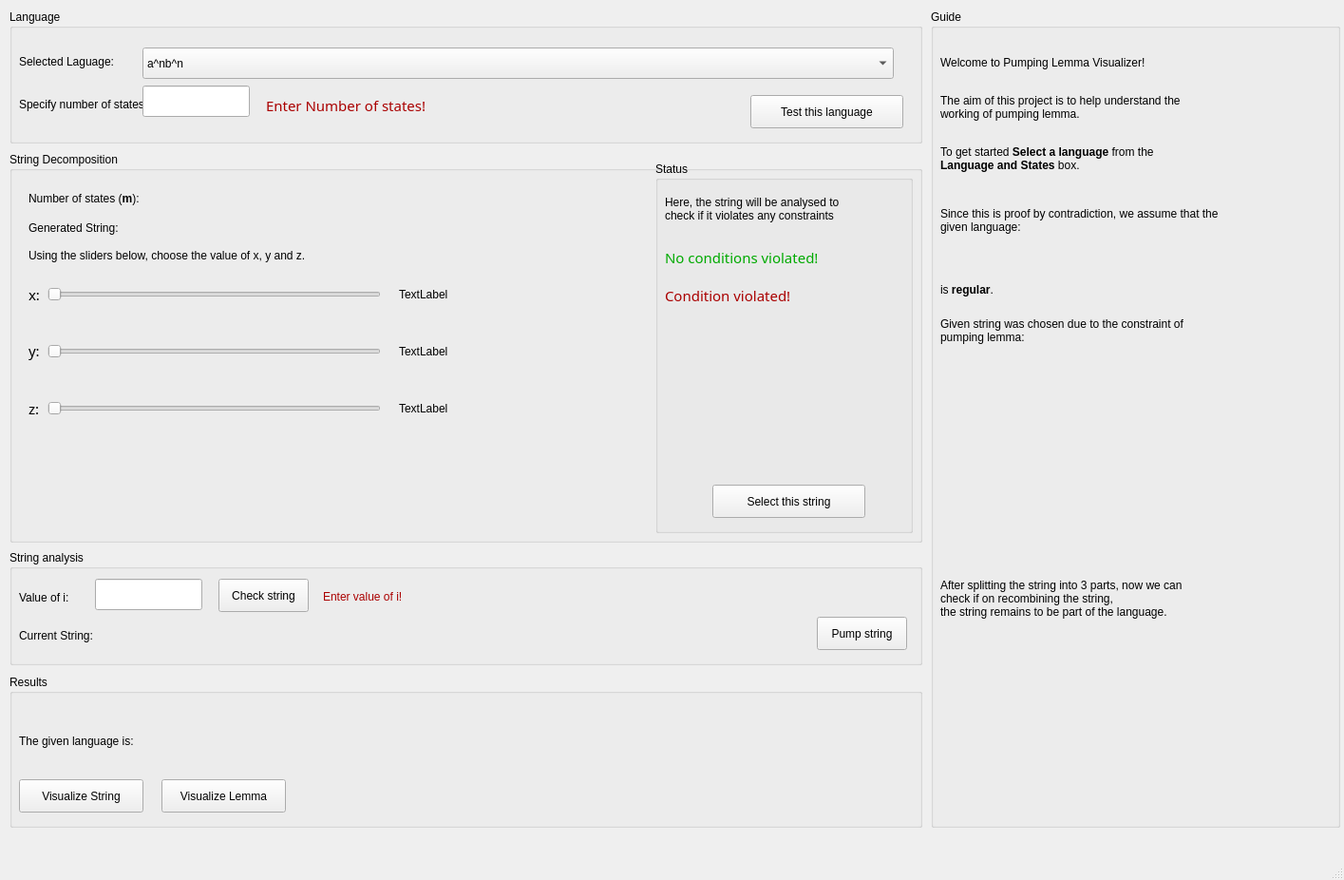
<?xml version="1.0" encoding="UTF-8"?>
<ui version="4.0">
 <class>MainWindow</class>
 <widget class="QMainWindow" name="MainWindow">
  <property name="geometry">
   <rect>
    <x>0</x>
    <y>0</y>
    <width>1415</width>
    <height>926</height>
   </rect>
  </property>
  <property name="windowTitle">
   <string>Pumping Lemma Visualizer</string>
  </property>
  <widget class="QWidget" name="centralwidget">
   <widget class="QGroupBox" name="groupBox">
    <property name="geometry">
     <rect>
      <x>10</x>
      <y>10</y>
      <width>961</width>
      <height>141</height>
     </rect>
    </property>
    <property name="styleSheet">
     <string notr="true">font: 75 11pt &quot;Fira Sans&quot;
</string>
    </property>
    <property name="title">
     <string>Language</string>
    </property>
    <widget class="QLabel" name="label">
     <property name="geometry">
      <rect>
       <x>10</x>
       <y>45</y>
       <width>131</width>
       <height>19</height>
      </rect>
     </property>
     <property name="text">
      <string>Selected Laguage:</string>
     </property>
    </widget>
    <widget class="QLabel" name="label_2">
     <property name="geometry">
      <rect>
       <x>10</x>
       <y>90</y>
       <width>181</width>
       <height>19</height>
      </rect>
     </property>
     <property name="text">
      <string>Specify number of states:</string>
     </property>
    </widget>
    <widget class="QLineEdit" name="lineEdit">
     <property name="geometry">
      <rect>
       <x>140</x>
       <y>80</y>
       <width>113</width>
       <height>33</height>
      </rect>
     </property>
    </widget>
    <widget class="QPushButton" name="test_button">
     <property name="geometry">
      <rect>
       <x>780</x>
       <y>90</y>
       <width>161</width>
       <height>35</height>
      </rect>
     </property>
     <property name="text">
      <string>Test this language</string>
     </property>
    </widget>
    <widget class="QComboBox" name="comboBox">
     <property name="geometry">
      <rect>
       <x>140</x>
       <y>40</y>
       <width>791</width>
       <height>33</height>
      </rect>
     </property>
     <item>
      <property name="text">
       <string>a^nb^n</string>
      </property>
     </item>
    </widget>
    <widget class="QLabel" name="label_26">
     <property name="geometry">
      <rect>
       <x>270</x>
       <y>90</y>
       <width>181</width>
       <height>19</height>
      </rect>
     </property>
     <property name="font">
      <font>
       <family>Fira Sans</family>
       <pointsize>11</pointsize>
       <weight>9</weight>
       <italic>false</italic>
       <bold>false</bold>
      </font>
     </property>
     <property name="styleSheet">
      <string notr="true">font: 75 11pt &quot;Fira Sans&quot;;</string>
     </property>
     <property name="text">
      <string>&lt;html&gt;&lt;head/&gt;&lt;body&gt;&lt;p&gt;&lt;span style=&quot; color:#aa0000;&quot;&gt;Enter Number of states!&lt;/span&gt;&lt;/p&gt;&lt;/body&gt;&lt;/html&gt;</string>
     </property>
    </widget>
   </widget>
   <widget class="QGroupBox" name="str_gb">
    <property name="geometry">
     <rect>
      <x>10</x>
      <y>160</y>
      <width>961</width>
      <height>411</height>
     </rect>
    </property>
    <property name="styleSheet">
     <string notr="true">font: 75 11pt &quot;Fira Sans&quot;
</string>
    </property>
    <property name="title">
     <string>String Decomposition</string>
    </property>
    <widget class="QSlider" name="x_slide">
     <property name="geometry">
      <rect>
       <x>40</x>
       <y>140</y>
       <width>351</width>
       <height>20</height>
      </rect>
     </property>
     <property name="orientation">
      <enum>Qt::Horizontal</enum>
     </property>
    </widget>
    <widget class="QSlider" name="y_slide">
     <property name="geometry">
      <rect>
       <x>40</x>
       <y>200</y>
       <width>351</width>
       <height>20</height>
      </rect>
     </property>
     <property name="orientation">
      <enum>Qt::Horizontal</enum>
     </property>
    </widget>
    <widget class="QSlider" name="z_slide">
     <property name="geometry">
      <rect>
       <x>40</x>
       <y>260</y>
       <width>351</width>
       <height>20</height>
      </rect>
     </property>
     <property name="orientation">
      <enum>Qt::Horizontal</enum>
     </property>
    </widget>
    <widget class="QLabel" name="label_6">
     <property name="geometry">
      <rect>
       <x>20</x>
       <y>140</y>
       <width>20</width>
       <height>20</height>
      </rect>
     </property>
     <property name="font">
      <font>
       <family>Fira Sans</family>
       <pointsize>11</pointsize>
       <weight>9</weight>
       <italic>false</italic>
       <bold>false</bold>
      </font>
     </property>
     <property name="text">
      <string>x:</string>
     </property>
    </widget>
    <widget class="QLabel" name="label_7">
     <property name="geometry">
      <rect>
       <x>20</x>
       <y>199</y>
       <width>20</width>
       <height>20</height>
      </rect>
     </property>
     <property name="font">
      <font>
       <family>Fira Sans</family>
       <pointsize>11</pointsize>
       <weight>9</weight>
       <italic>false</italic>
       <bold>false</bold>
      </font>
     </property>
     <property name="text">
      <string>y:</string>
     </property>
    </widget>
    <widget class="QLabel" name="label_8">
     <property name="geometry">
      <rect>
       <x>20</x>
       <y>260</y>
       <width>20</width>
       <height>20</height>
      </rect>
     </property>
     <property name="font">
      <font>
       <family>Fira Sans</family>
       <pointsize>11</pointsize>
       <weight>9</weight>
       <italic>false</italic>
       <bold>false</bold>
      </font>
     </property>
     <property name="text">
      <string>z:</string>
     </property>
    </widget>
    <widget class="QGroupBox" name="groupBox_6">
     <property name="geometry">
      <rect>
       <x>680</x>
       <y>10</y>
       <width>271</width>
       <height>391</height>
      </rect>
     </property>
     <property name="styleSheet">
      <string notr="true">font: 75 11pt &quot;Fira Sans&quot;</string>
     </property>
     <property name="title">
      <string>Status</string>
     </property>
     <widget class="QPushButton" name="select_str_button">
      <property name="geometry">
       <rect>
        <x>60</x>
        <y>340</y>
        <width>161</width>
        <height>35</height>
       </rect>
      </property>
      <property name="toolTip">
       <string>Select this string to pump</string>
      </property>
      <property name="text">
       <string>Select this string</string>
      </property>
     </widget>
     <widget class="QLabel" name="label_17">
      <property name="geometry">
       <rect>
        <x>10</x>
        <y>90</y>
        <width>171</width>
        <height>20</height>
       </rect>
      </property>
      <property name="font">
       <font>
        <family>Fira Sans</family>
        <pointsize>11</pointsize>
        <weight>13</weight>
        <italic>false</italic>
        <bold>false</bold>
       </font>
      </property>
      <property name="styleSheet">
       <string notr="true">font: 105 11pt &quot;Fira Sans&quot;</string>
      </property>
      <property name="text">
       <string>&lt;html&gt;&lt;head/&gt;&lt;body&gt;&lt;p&gt;&lt;span style=&quot; color:#00aa00;&quot;&gt;No conditions violated!&lt;/span&gt;&lt;/p&gt;&lt;/body&gt;&lt;/html&gt;</string>
      </property>
     </widget>
     <widget class="QLabel" name="label_19">
      <property name="geometry">
       <rect>
        <x>10</x>
        <y>130</y>
        <width>131</width>
        <height>19</height>
       </rect>
      </property>
      <property name="font">
       <font>
        <family>Fira Sans</family>
        <pointsize>11</pointsize>
        <weight>9</weight>
        <italic>false</italic>
        <bold>false</bold>
       </font>
      </property>
      <property name="text">
       <string>&lt;html&gt;&lt;head/&gt;&lt;body&gt;&lt;p&gt;&lt;span style=&quot; color:#aa0000;&quot;&gt;Condition violated!&lt;/span&gt;&lt;/p&gt;&lt;/body&gt;&lt;/html&gt;</string>
      </property>
     </widget>
     <widget class="QLabel" name="label_20">
      <property name="geometry">
       <rect>
        <x>70</x>
        <y>210</y>
        <width>91</width>
        <height>31</height>
       </rect>
      </property>
      <property name="text">
       <string>&lt;html&gt;&lt;head/&gt;&lt;body&gt;&lt;p&gt;&lt;img src=&quot;:/main/constraint2.png&quot;/&gt;&lt;/p&gt;&lt;/body&gt;&lt;/html&gt;</string>
      </property>
     </widget>
     <widget class="QLabel" name="label_25">
      <property name="geometry">
       <rect>
        <x>70</x>
        <y>160</y>
        <width>111</width>
        <height>41</height>
       </rect>
      </property>
      <property name="text">
       <string>&lt;html&gt;&lt;head/&gt;&lt;body&gt;&lt;p&gt;&lt;img src=&quot;:/main/constraint1.png&quot;/&gt;&lt;/p&gt;&lt;/body&gt;&lt;/html&gt;</string>
      </property>
     </widget>
     <widget class="QLabel" name="label_11">
      <property name="geometry">
       <rect>
        <x>10</x>
        <y>30</y>
        <width>251</width>
        <height>41</height>
       </rect>
      </property>
      <property name="text">
       <string>Here, the string will be analysed to &lt;br&gt;check if it violates any constraints</string>
      </property>
     </widget>
    </widget>
    <widget class="QLabel" name="label_4">
     <property name="geometry">
      <rect>
       <x>20</x>
       <y>40</y>
       <width>151</width>
       <height>19</height>
      </rect>
     </property>
     <property name="text">
      <string>&lt;html&gt;&lt;head/&gt;&lt;body&gt;&lt;p&gt;Number of states (&lt;span style=&quot; font-weight:600;&quot;&gt;m&lt;/span&gt;):&lt;/p&gt;&lt;/body&gt;&lt;/html&gt;</string>
     </property>
    </widget>
    <widget class="QLabel" name="label_10">
     <property name="geometry">
      <rect>
       <x>180</x>
       <y>40</y>
       <width>211</width>
       <height>20</height>
      </rect>
     </property>
     <property name="text">
      <string>&lt;number of states&gt;</string>
     </property>
    </widget>
    <widget class="QLabel" name="label_9">
     <property name="geometry">
      <rect>
       <x>150</x>
       <y>70</y>
       <width>251</width>
       <height>21</height>
      </rect>
     </property>
     <property name="text">
      <string>&lt;string&gt;</string>
     </property>
    </widget>
    <widget class="QLabel" name="label_16">
     <property name="geometry">
      <rect>
       <x>20</x>
       <y>100</y>
       <width>371</width>
       <height>19</height>
      </rect>
     </property>
     <property name="text">
      <string>&lt;html&gt;&lt;head/&gt;&lt;body&gt;&lt;p&gt;Using the sliders below, choose the value of x, y and z.&lt;/p&gt;&lt;/body&gt;&lt;/html&gt;</string>
     </property>
    </widget>
    <widget class="QLabel" name="label_12">
     <property name="geometry">
      <rect>
       <x>20</x>
       <y>70</y>
       <width>121</width>
       <height>19</height>
      </rect>
     </property>
     <property name="text">
      <string>Generated String:</string>
     </property>
    </widget>
    <widget class="QLabel" name="label_5">
     <property name="geometry">
      <rect>
       <x>410</x>
       <y>140</y>
       <width>66</width>
       <height>19</height>
      </rect>
     </property>
     <property name="text">
      <string>TextLabel</string>
     </property>
    </widget>
    <widget class="QLabel" name="label_13">
     <property name="geometry">
      <rect>
       <x>410</x>
       <y>260</y>
       <width>66</width>
       <height>19</height>
      </rect>
     </property>
     <property name="text">
      <string>TextLabel</string>
     </property>
    </widget>
    <widget class="QLabel" name="label_28">
     <property name="geometry">
      <rect>
       <x>410</x>
       <y>200</y>
       <width>66</width>
       <height>19</height>
      </rect>
     </property>
     <property name="text">
      <string>TextLabel</string>
     </property>
    </widget>
   </widget>
   <widget class="QGroupBox" name="groupBox_4">
    <property name="geometry">
     <rect>
      <x>10</x>
      <y>710</y>
      <width>961</width>
      <height>161</height>
     </rect>
    </property>
    <property name="styleSheet">
     <string notr="true">font: 75 11pt &quot;Fira Sans&quot;</string>
    </property>
    <property name="title">
     <string>Results</string>
    </property>
    <widget class="QLabel" name="label_23">
     <property name="geometry">
      <rect>
       <x>10</x>
       <y>60</y>
       <width>151</width>
       <height>19</height>
      </rect>
     </property>
     <property name="text">
      <string>The given language is:</string>
     </property>
    </widget>
    <widget class="QLabel" name="label_24">
     <property name="geometry">
      <rect>
       <x>170</x>
       <y>60</y>
       <width>66</width>
       <height>19</height>
      </rect>
     </property>
     <property name="text">
      <string>&lt;status&gt;</string>
     </property>
    </widget>
    <widget class="QPushButton" name="pushButton">
     <property name="geometry">
      <rect>
       <x>10</x>
       <y>110</y>
       <width>131</width>
       <height>35</height>
      </rect>
     </property>
     <property name="text">
      <string>Visualize String</string>
     </property>
    </widget>
    <widget class="QPushButton" name="pushButton_2">
     <property name="geometry">
      <rect>
       <x>160</x>
       <y>110</y>
       <width>131</width>
       <height>35</height>
      </rect>
     </property>
     <property name="text">
      <string>Visualize Lemma</string>
     </property>
    </widget>
   </widget>
   <widget class="QGroupBox" name="groupBox_5">
    <property name="geometry">
     <rect>
      <x>980</x>
      <y>10</y>
      <width>431</width>
      <height>861</height>
     </rect>
    </property>
    <property name="styleSheet">
     <string notr="true">font: 100 11pt &quot;Fira Sans&quot;</string>
    </property>
    <property name="title">
     <string>Guide</string>
    </property>
    <widget class="QLabel" name="label_3">
     <property name="geometry">
      <rect>
       <x>10</x>
       <y>30</y>
       <width>381</width>
       <height>161</height>
      </rect>
     </property>
     <property name="text">
      <string>&lt;html&gt;&lt;head/&gt;&lt;body&gt;&lt;p&gt;Welcome to Pumping Lemma Visualizer!&lt;br/&gt;&lt;/p&gt;&lt;p&gt;The aim of this project is to help understand the &lt;br&gt;working of pumping lemma.&lt;br/&gt;&lt;/p&gt;&lt;p&gt;To get started&lt;span style=&quot; font-weight:600;&quot;&gt; Select a language &lt;/span&gt;from the &lt;br&gt;&lt;span style=&quot; font-weight:600;&quot;&gt;Language and States &lt;/span&gt;box.&lt;/p&gt;&lt;/body&gt;&lt;/html&gt;</string>
     </property>
    </widget>
    <widget class="QLabel" name="label_22">
     <property name="geometry">
      <rect>
       <x>10</x>
       <y>580</y>
       <width>401</width>
       <height>81</height>
      </rect>
     </property>
     <property name="text">
      <string>&lt;html&gt;&lt;head/&gt;&lt;body&gt;&lt;p&gt;After splitting the string into 3 parts, now we can &lt;br&gt;check if on recombining the string, &lt;br&gt;the string remains to be part of the language.&lt;/p&gt;&lt;/body&gt;&lt;/html&gt;</string>
     </property>
    </widget>
    <widget class="QLabel" name="label_14">
     <property name="geometry">
      <rect>
       <x>10</x>
       <y>310</y>
       <width>331</width>
       <height>71</height>
      </rect>
     </property>
     <property name="text">
      <string>&lt;html&gt;&lt;head/&gt;&lt;body&gt;&lt;p&gt;Given string was chosen due to the constraint of &lt;br/&gt;pumping lemma:&lt;br/&gt;&lt;/p&gt;&lt;/body&gt;&lt;/html&gt;</string>
     </property>
    </widget>
    <widget class="QLabel" name="label_18">
     <property name="geometry">
      <rect>
       <x>10</x>
       <y>200</y>
       <width>391</width>
       <height>111</height>
      </rect>
     </property>
     <property name="text">
      <string>&lt;html&gt;&lt;head/&gt;&lt;body&gt;&lt;p&gt;Since this is proof by contradiction, we assume that the &lt;br/&gt;given language:&lt;/p&gt;&lt;p&gt;&lt;br/&gt;&lt;/p&gt;&lt;p&gt;is &lt;span style=&quot; font-weight:600;&quot;&gt;regular&lt;/span&gt;.&lt;/p&gt;&lt;/body&gt;&lt;/html&gt;</string>
     </property>
    </widget>
   </widget>
   <widget class="QGroupBox" name="groupBox_7">
    <property name="geometry">
     <rect>
      <x>10</x>
      <y>579</y>
      <width>961</width>
      <height>121</height>
     </rect>
    </property>
    <property name="styleSheet">
     <string notr="true">font: 75 11pt &quot;Fira Sans&quot;</string>
    </property>
    <property name="title">
     <string>String analysis</string>
    </property>
    <widget class="QPushButton" name="check_button">
     <property name="geometry">
      <rect>
       <x>220</x>
       <y>30</y>
       <width>95</width>
       <height>35</height>
      </rect>
     </property>
     <property name="text">
      <string>Check string</string>
     </property>
    </widget>
    <widget class="QLabel" name="label_15">
     <property name="geometry">
      <rect>
       <x>10</x>
       <y>80</y>
       <width>101</width>
       <height>19</height>
      </rect>
     </property>
     <property name="text">
      <string>Current String:</string>
     </property>
    </widget>
    <widget class="QLineEdit" name="i_edit">
     <property name="geometry">
      <rect>
       <x>90</x>
       <y>30</y>
       <width>113</width>
       <height>33</height>
      </rect>
     </property>
    </widget>
    <widget class="QLabel" name="label_21">
     <property name="geometry">
      <rect>
       <x>10</x>
       <y>40</y>
       <width>66</width>
       <height>19</height>
      </rect>
     </property>
     <property name="text">
      <string>Value of i:</string>
     </property>
    </widget>
    <widget class="QLabel" name="f_str">
     <property name="geometry">
      <rect>
       <x>120</x>
       <y>80</y>
       <width>711</width>
       <height>19</height>
      </rect>
     </property>
     <property name="text">
      <string>&lt;current string&gt;</string>
     </property>
    </widget>
    <widget class="QPushButton" name="pump_str">
     <property name="geometry">
      <rect>
       <x>850</x>
       <y>70</y>
       <width>95</width>
       <height>35</height>
      </rect>
     </property>
     <property name="text">
      <string>Pump string</string>
     </property>
    </widget>
    <widget class="QLabel" name="label_27">
     <property name="geometry">
      <rect>
       <x>330</x>
       <y>40</y>
       <width>161</width>
       <height>19</height>
      </rect>
     </property>
     <property name="text">
      <string>&lt;html&gt;&lt;head/&gt;&lt;body&gt;&lt;p&gt;&lt;span style=&quot; color:#aa0000;&quot;&gt;Enter value of i!&lt;/span&gt;&lt;/p&gt;&lt;/body&gt;&lt;/html&gt;</string>
     </property>
    </widget>
   </widget>
  </widget>
  <widget class="QStatusBar" name="statusbar"/>
  <action name="actionWhat_is_Pumping_Lemma">
   <property name="text">
    <string>What is Pumping Lemma?</string>
   </property>
  </action>
  <action name="actionExit">
   <property name="text">
    <string>Exit</string>
   </property>
  </action>
  <action name="actionReset_all_fields">
   <property name="text">
    <string>Reset all fields</string>
   </property>
  </action>
 </widget>
 <resources>
  <include location="lemma.qrc"/>
 </resources>
 <connections/>
</ui>
